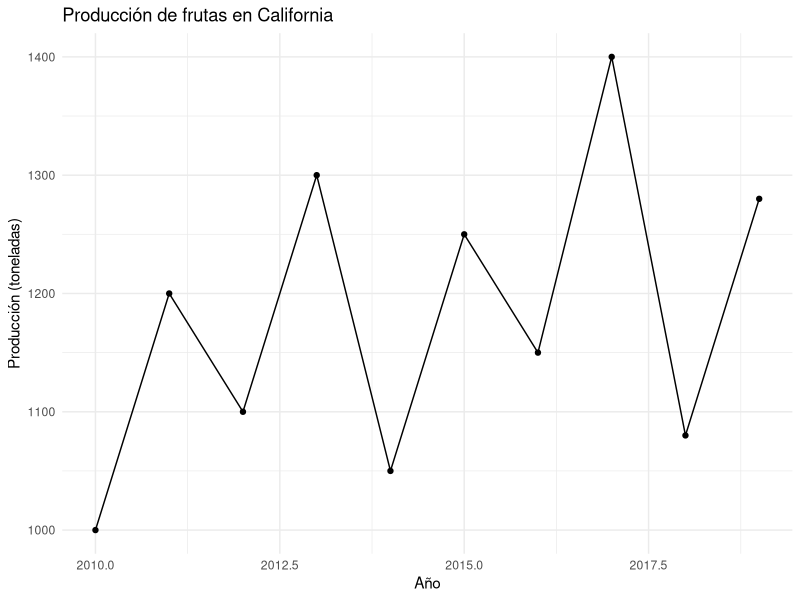

Write R code to recreate this figure.

# Cargar librerías necesarias ===============
library(ggplot2)
library(dplyr)

# Cargar datos
datos <- data.frame(
  Año = c(2010:2019),
  Producción = c(1000, 1200, 1100, 1300, 1050, 1250, 1150, 1400, 1080, 1280),
  Temperatura = c(18.5, 19.2, 18.8, 20.1, 18.2, 19.5, 18.9, 20.5, 18.4, 19.8),
  Precipitación = c(500, 550, 450, 600, 400, 525, 475, 650, 420, 575)
)

# Visualizar datos ===============
ggplot(datos, aes(x = Año, y = Producción)) + 
  geom_point() + 
  geom_line() + 
  labs(title = "Producción de frutas en California", x = "Año", y = "Producción (toneladas)")+
  theme_minimal()

# Modelar producción utilizando regresión lineal ===============
modelo <- lm(Producción ~ Temperatura + Precipitación, datos)

# Resumen del modelo ===============
summary(modelo)

# Predecir producción para el año 2020 ===============
nuevo_datos <- data.frame(
  Temperatura = 19.5,
  Precipitación = 525
)
predict(modelo, nuevo_datos)
